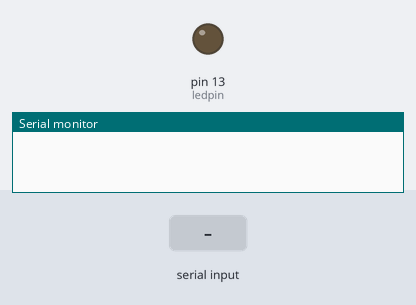
Bench run of a sketch on a simulated Arduino Uno, built with avr-gcc and run on an emulated ATmega328P. Parts: output pins drawn as LEDs (lit = HIGH), the last lines printed to the serial monitor. Inputs (shaded band) come from the test bench.

Above: at 1.2 s.
1.3 s: "1" received over Serial
At 1.8 s:
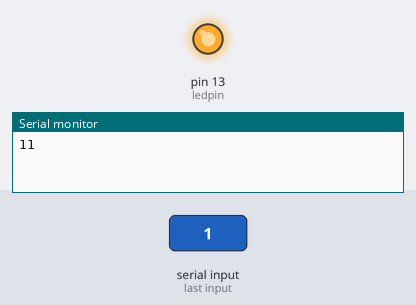
2.8 s: "2" received over Serial
At 4.2 s:
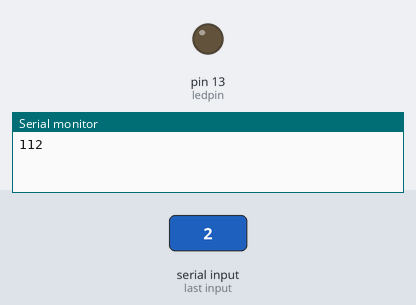
Timing chart, 0 to 5.8 s (numbered marks = the images above; inputs shaded):
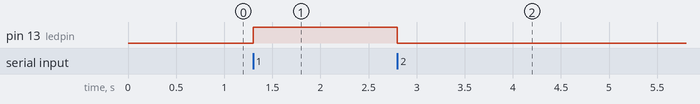

The sketch:

MCUzigbeeCOM.ino
```cpp
//Miguel Pulido - Systems Architect
//Micro Controller Unit (MCU) Zigbee/XBEE Communication Application

int myData = 0; 	// declare variable
int const ledpin = 13;	// declare an ledpin
void setup(){
// Start up our serial port, we configured our XBEE devices for 9600 bps.
   Serial.begin(9600);  // set baud rate
   pinMode(ledpin, OUTPUT); // declare LED Pin 13 to be an output….
}
void loop(){
    if(Serial.available() > 0){ 	// This looks at serial code and compares against 0 - nothing
        myData = Serial.read();	        // If greater than 0, it goes into a serial read of myData
        if(myData == '1'){		// it will read myData and if it is 1, do the next lines
        digitalWrite(ledpin, HIGH);	// any time myData is equal to 1, it will light LED HIGH and turn it on
        Serial.write(myData);	        // anytime myData is equal to 1, it will type out my serial data "Serial.print(myData,BYTE); no longer supported
        }
        if(myData == '2'){		// this will check for absolute value of 2
        digitalWrite(ledpin, LOW);	// sets LED pin to LOW or turns it off
        Serial.write(myData);	        // anytime myData is equal to 1, it will type out my serial data "Serial.print(myData,BYTE); no longer supported
    }
    else{
    Serial.write(myData);		// if any other character data comes through, all it will do is type the data coming through.
    }
}
}
```

Measured:
- after the input at 1.3 s, pin 13 (ledpin): LOW → HIGH at once
- after the input at 2.8 s, pin 13 (ledpin): HIGH → LOW at once
